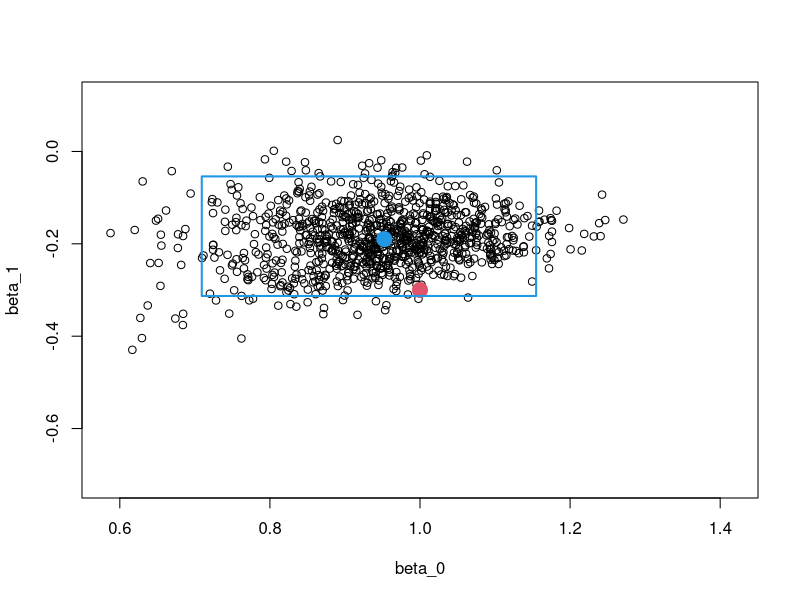
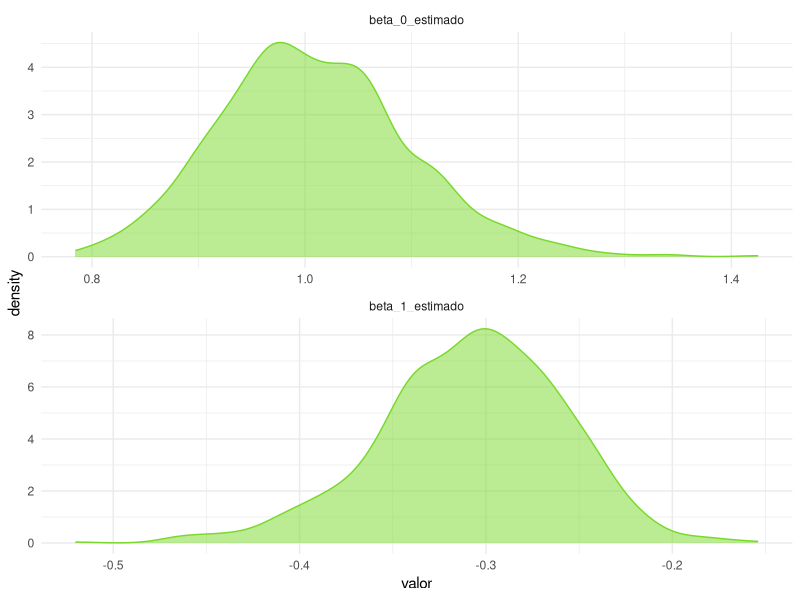
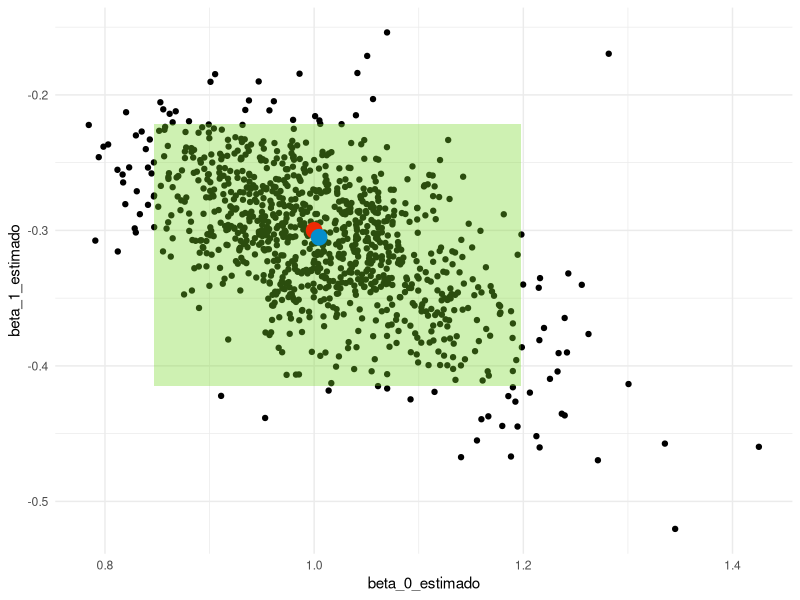

These charts were generated, in order, by the following R code:


# Hacemos un bootstrapping para nuestra regresión lineal. -----------------



# Paquetes ----------------------------------------------------------------


# Bootstrapping -----------------------------------------------------------


tamano_muestral <- 23
iteraciones <- 1000
beta_0 <- 1
beta_1 <- -0.3
desv_est_error <- 0.5

genera_x <- function(n) seq(-3, 3, length.out = n)

genera_y <- function(x, beta_0, beta_1){
  beta_1*x + beta_0 + rnorm(length(x), 0, desv_est_error)
}

datos_x <- genera_x(tamano_muestral)
datos_y <- genera_y(datos_x, beta_0, beta_1)


lm(datos_y ~ datos_x) -> modelo
coefficients(modelo) -> coeficientes_muestrales
summary(modelo)
confint(modelo)

beta_0_estimado <- beta_1_estimado <- vector()

for(i in seq_len(iteraciones)){
  muestra <- sample(seq_along(datos_x), length(datos_x), replace = TRUE)
  muestra_x <- datos_x[muestra]
  muestra_y <- datos_y[muestra]
  lm(muestra_y ~ muestra_x) -> modelo
  coeficientes <- coefficients(modelo)
  beta_0_estimado[i] <- coeficientes[1]
  beta_1_estimado[i] <- coeficientes[2]
}


data.frame(
  limite = c("LI", "LS"),
  beta_0 = quantile(beta_0_estimado, c(0.025, 0.975)),
  beta_1 = quantile(beta_1_estimado, c(0.025, 0.975))
) -> intervalo_bootstrapping

intervalo_bootstrapping


xmin_gr <- beta_0 - 4*desv_est_error/sqrt(tamano_muestral)
xmax_gr <- beta_0 + 4*desv_est_error/sqrt(tamano_muestral)
ymin_gr <- beta_1 - 4*desv_est_error/sqrt(tamano_muestral)
ymax_gr <- beta_1 + 4*desv_est_error/sqrt(tamano_muestral)

plot(beta_0, beta_1, xlim = c(xmin_gr, xmax_gr), ylim = c(ymin_gr, ymax_gr))

for(i in 1:iteraciones){
points(beta_0_estimado[i], beta_1_estimado[i])
}
points(coeficientes_muestrales[1], coeficientes_muestrales[2], pch = 20, col = 4, cex = 3)
points(beta_0, beta_1, pch = 20, col = 2, cex = 3)
rect(
  intervalo_bootstrapping$beta_0[1], 
  intervalo_bootstrapping$beta_1[1],
  intervalo_bootstrapping$beta_0[2],
  intervalo_bootstrapping$beta_1[2],
  border = 4, lwd = 2)



# Tidy approach -----------------------------------------------------------


library("dplyr")
library("purrr")
library("tidyr", exclude = c("extract"))
library("ggplot2")
library("magrittr")

colores_platzi <- c("#78D92A", "#002E4E", "#058ECD", "#ED2B05", "#F4F7F4")

tamano_muestral <- 23
iteraciones <- 1000
beta_0 <- 1
beta_1 <- -0.3
desv_est_error <- 0.5

genera_x <- function(n) seq(-3, 3, length.out = n)

genera_y <- function(x, beta_0, beta_1){
  beta_1*x + beta_0 + rnorm(length(x), 0, desv_est_error)
}

datos_simulados <- tibble(
  x = genera_x(tamano_muestral),
  y = genera_y(datos_x, beta_0, beta_1)
)


lm(y ~ x, data = datos_simulados) -> modelo
coefficients(modelo) -> coeficientes_muestrales
summary(modelo)
confint(modelo)

tibble(
  muestras = replicate(iteraciones, sample_n(datos_simulados, nrow(datos_simulados), replace = TRUE), simplify = FALSE),
  modelos = map(muestras, function(muestra){lm(y~x, data = muestra)}),
  beta_0_estimado = map(modelos, coef) %>% map_dbl(extract, 1),
  beta_1_estimado = map(modelos, coef) %>% map_dbl(extract, 2)
) -> coeficientes

coeficientes %>% 
  select(beta_0_estimado, beta_1_estimado) %>% 
    gather(key = coeficiente, value = valor) %>%
    group_by(coeficiente) %>%
    summarise(
      LI = quantile(valor, 0.025),
      LS = quantile(valor, 0.975)
    ) -> intervalo_bootstrap

coeficientes %>% 
  select(beta_0_estimado, beta_1_estimado) %>% 
  gather(key = coeficiente, value = valor) %>% 
  ggplot +
  aes(x = valor) + 
  geom_density(fill = "#78D92A", alpha = 0.5, colour = "#78D92A") +
  facet_wrap(~coeficiente, nrow = 4,  scales = "free") + 
  theme_minimal()

ggplot() +
  geom_point(
    data = coeficientes, 
    mapping = aes(x = beta_0_estimado, y = beta_1_estimado)
    ) +
  geom_rect(
    data = intervalo_bootstrap, 
    mapping = aes(xmin = LI[[1]], ymin = LI[[2]], xmax = LS[[1]], ymax = LS[[2]]),
    fill = colores_platzi[1],
    alpha = 0.2
    ) +
  annotate("point",x = beta_0, y = beta_1, colour = colores_platzi[4], size = 5) +
  annotate("point",x = coeficientes_muestrales[1], y = coeficientes_muestrales[2], colour = colores_platzi[3], size = 5) +
  theme_minimal()




